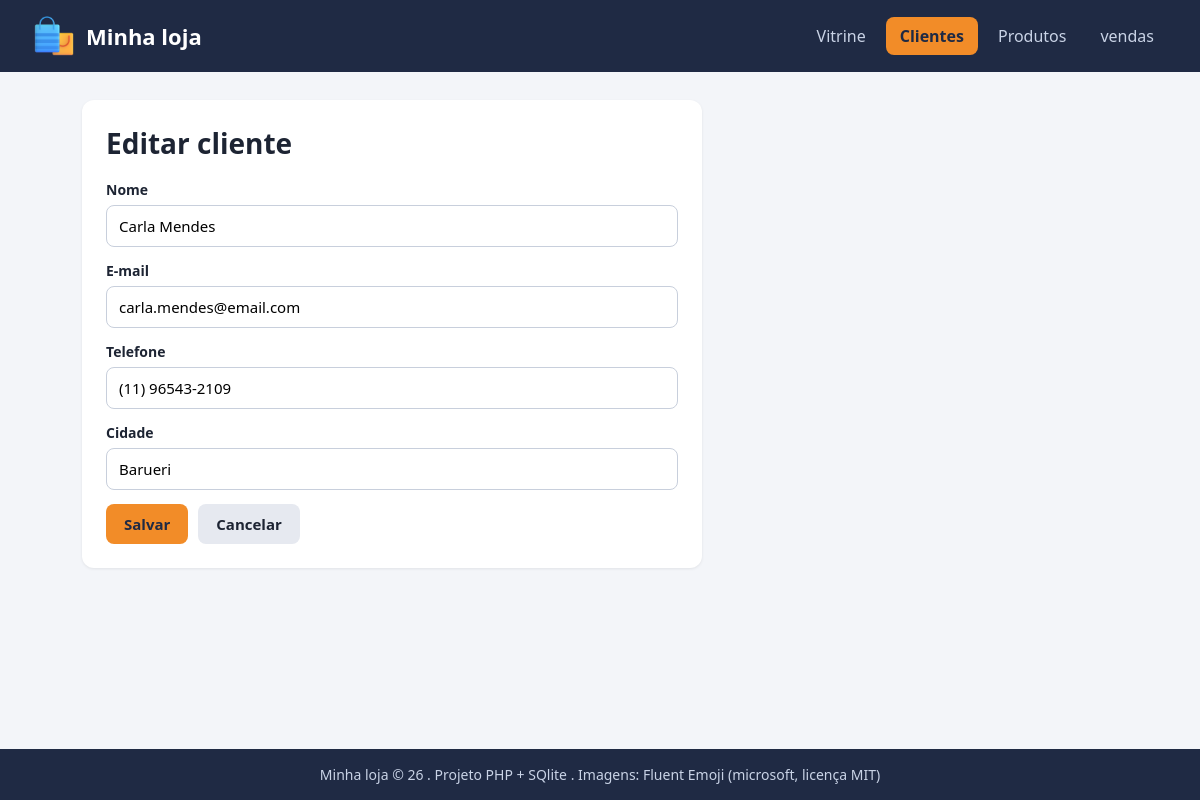
/cliente_form.php?id=3, run on the app's committed database.
### tables this page shows
CREATE TABLE "cliente" (
	"id"	INTEGER,
	"nome"	TEXT NOT NULL,
	"email"	TEXT,
	"telefone"	TEXT,
	"cidade"	TEXT,
	PRIMARY KEY("id" AUTOINCREMENT)
);

### funcoes.php (called while the page is built, shortened)
<?php
function e($texto) {
    return htmlspecialchars($texto);
}

### cliente_form.php (the view, shortened to what this page needs)
<?php
include 'conexao.php';
include 'funcoes.php';
$cliente = [
    'id'       => '',
    'nome'     => '',
    'email'    => '',
    'telefone' => '',
    'cidade'   => '',
];
$titulo = 'Novo cliente';
if (isset($_GET['id'])) {
    $sql = $pdo->prepare('SELECT * FROM cliente WHERE id = ?');
    $sql->execute([$_GET['id']]);
    $cliente = $sql->fetch();
    $titulo = 'Editar cliente';
}
include 'topo.php';
?>
<div class="caixa">
    <h1><?= $titulo ?></h1>
    <form method="post" action="cliente_salvar.php" class="formulario">
        <div class="campo">
            <label for="nome">Nome</label>
            <input type="text" id="nome" name="nome" value="<?= e($cliente['nome']) ?>" required>
        </div>
        <div class="campo">
            <label for="email">E-mail</label>
            <input type="email" id="email" name="email" value="<?= e($cliente['email']) ?>">
        </div>
        <div class="campo">
            <label for="telefone">Telefone</label>
            <input type="text" id="telefone" name="telefone" value="<?= e($cliente['telefone']) ?>" placeholder="(11) 99999-9999">
        </div>
        <div class="campo">
            <label for="cidade">Cidade</label>
            <input type="text" id="cidade" name="cidade" value="<?= e($cliente['cidade']) ?>">
        </div>
        <div class="acoes">
            <button type="submit" class="botao">Salvar</button>
            <a href="clientes.php" class="botao claro">Cancelar</a>
        </div>
    </form>
</div>
<?php include 'rodape.php'; ?>

### assets/css/estilo.css (style rules this page uses)
* { box-sizing: border-box; }
body { margin: 0; background: #f3f5f9; color: #1d2433; font-family: "Segoe UI", Arial, sans-serif; font-size: 16px; }
h1 { margin: 0; font-size: 28px; }
.botao { display: inline-block; padding: 10px 18px; border: 0; border-radius: 8px; background: #f28c28; color: #1f2a44; font-family: inherit; font-size: 15px; font-weight: bold; text-align: center; text-decoration: none; cursor: pointer; }
.caixa { display: grid; gap: 18px; max-width: 620px; padding: 24px; border-radius: 12px; background: #ffffff; box-shadow: 0 1px 3px rgba(0, 0, 0, 0.08); }
.formulario { display: grid; gap: 14px; }
.campo { display: grid; gap: 6px; }
.campo label { font-size: 14px; font-weight: bold; }
.campo input, .campo select { padding: 10px 12px; border: 1px solid #c8cfdc; border-radius: 8px; background: #ffffff; font-family: inherit; font-size: 15px; }
.acoes { display: grid; grid-auto-flow: column; justify-content: start; gap: 10px; }
.botao.claro { background: #e6e9f0; color: #1d2433; }

### data on the page
cliente: nome "Carla Mendes", email "carla.mendes@email.com", telefone "(11) 96543-2109", cidade "Barueri"

### other printed values
$texto "Vitrine"
$texto "Clientes"
$texto "Produtos"
$texto "vendas"
$titulo "Editar cliente"
